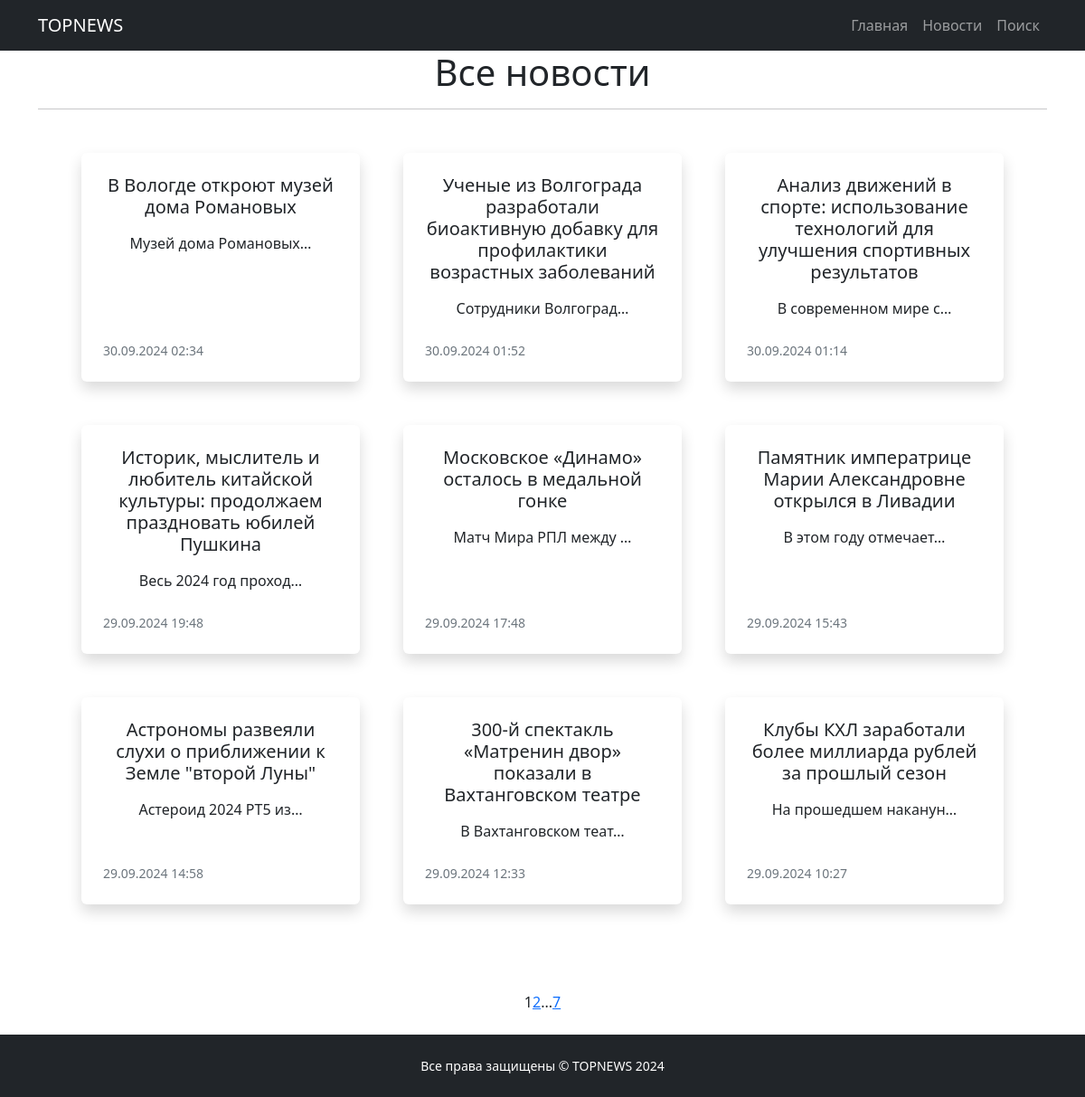
Page /news/ on the committed database.
### news_portal/models.py (models this page shows, shortened)
class Post(models.Model):
    author = models.ForeignKey(Author, on_delete = models.CASCADE)
    content_type = models.CharField(max_length = 1, choices = CONTENT_TYPES, default = article)
    creation_date = models.DateTimeField(auto_now_add = True)
    category = models.ManyToManyField(Category, through = 'PostCategory')
    title = models.CharField(max_length = 255)
    text = models.TextField()
    rating = models.FloatField(default = 0)

### news_portal/views.py (the view)
# urls.py: path('', PostsList.as_view(), name ='post_list'),
class PostsList(ListView):
    model = Post
    ordering = '-creation_date'
    template_name = 'posts.html'
    context_object_name = 'posts'
    paginate_by = 9

### news_portal/templatetags/custom_filters.py (called while the page is built)
@register.filter()
def censor(text):
    if isinstance(text, str):
        for word in bad_words:
            text = text.replace(word, word[0] + '*' * (len(word) - 1))
        return text
    else:
        raise TypeError("Фильтр censor() должен получить строку.")

### news_portal/templatetags/custom_tags.py (called while the page is built)
@register.simple_tag(takes_context=True)
def url_replace(context, **kwargs):
   d = context['request'].GET.copy()
   for k, v in kwargs.items():
       d[k] = v
   return d.urlencode()

### templates/posts.html (shortened to what this page needs)
{% extends 'flatpages/default.html' %}
{% load custom_filters %}
{% load custom_tags %}
{% block content %}
    <h1>Все новости</h1>
    <hr>
    <div class="container px-5 my-5">
        <div class="row gx-5">
            {% for post in posts %}
            <div class="col-lg-4 mb-5">
                <div class="card h-100 shadow border-0">
                    <div class="card-body p-4">
                        <a class="text-decoration-none link-dark stretched-link" href="/news/{{ post.id }}">
                            <h5 class="card-title mb-3">{{ post.title|censor }}</h5>
                        </a>
                        <p class="card-text mb-0">{{ post.text|truncatechars:21|censor }}</p>
                    </div>
                    <div class="card-footer p-4 pt-0 bg-transparent border-top-0">
                        <div class="d-flex align-items-end justify-content-between">
                            <div class="d-flex align-items-center">
                                <div class="small">
                                    <div class="text-muted">{{ post.creation_date|date:"d.m.Y H:i" }}</div>
                                </div>
                            </div>
                        </div>
                    </div>
                </div>
            </div>
            {% endfor %}
        </div>
    </div>
    <div class="d-flex justify-content-center mb-4">
        {{ page_obj.number }}
        {% if page_obj.has_next %}
            <a href="?{% url_replace page=page_obj.next_page_number %}">{{ page_obj.next_page_number }}</a>
            {% if paginator.num_pages != page_obj.next_page_number %}
                ...
                <a href="?{% url_replace page=page_obj.paginator.num_pages %}">{{ page_obj.paginator.num_pages }}</a>
            {% endif %}
        {% endif %}
    </div>
{% endblock content %}

### templates/flatpages/default.html (shortened to what this page needs)
<!DOCTYPE html>
<html lang="en">
    <head>
        {% load static %}
        <link href="{% static 'css/styles.css' %}" rel="stylesheet" />
    </head>
    <body>
        <nav class="navbar navbar-expand-lg navbar-dark bg-dark static-top">
            <div class="container">
                <a class="navbar-brand" href="/news">TOPNEWS</a>
                <div class="collapse navbar-collapse" id="navbarResponsive">
                    <ul class="navbar-nav ms-auto">
                        <li class="nav-item active">
                            <a class="nav-link" href="/news/">Главная</a>
                        </li>
                            <a class="nav-link" href="/news/">Новости</a>
                            <a class="nav-link" href="/news/search/">Поиск</a>
                    </ul>
                </div>
            </div>
         </nav>
        <div class="container">
            <div class="row">
                <div class="col-lg-12 text-center">
                    {% block content %}
                    {% endblock content %}
                </div>
            </div>
        </div>
        <footer class="bg-dark py-4 mt-auto">
            <div class="container px-5">
                <div class="row align-items-center justify-content-between flex-column flex-sm-row">
                    <div class="text-center">
                        <div class="col-auto"><div class="small m-0 text-white">Все права защищены &copy; TOPNEWS 2024</div></div>
                    </div>
                </div>
            </div>
        </footer>
    </body>
</html>

### rows in the picture
Post: title|censor "В Вологде откроют музей дома Романовых", text|censor "Музей дома Романовых…", creation_date "30.09.2024 02:34"
Post: title|censor "Ученые из Волгограда разработали биоактивную добавку для профилактики возрастных заболеваний", text|censor "Сотрудники Волгоград…", creation_date "30.09.2024 01:52"
Post: title|censor "Анализ движений в спорте: использование технологий для улучшения спортивных результатов", text|censor "В современном мире с…", creation_date "30.09.2024 01:14"
Post: title|censor "Историк, мыслитель и любитель китайской культуры: продолжаем праздновать юбилей Пушкина", text|censor "Весь 2024 год проход…", creation_date "29.09.2024 19:48"
Post: title|censor "Московское «Динамо» осталось в медальной гонке", text|censor "Матч Мира РПЛ между …", creation_date "29.09.2024 17:48"
Post: title|censor "Памятник императрице Марии Александровне открылся в Ливадии", text|censor "В этом году отмечает…", creation_date "29.09.2024 15:43"
Post: title|censor "Астрономы развеяли слухи о приближении к Земле \"второй Луны\"", text|censor "Астероид 2024 РТ5 из…", creation_date "29.09.2024 14:58"
Post: title|censor "300-й спектакль «Матренин двор» показали в Вахтанговском театре", text|censor "В Вахтанговском теат…", creation_date "29.09.2024 12:33"
Post: title|censor "Клубы КХЛ заработали более миллиарда рублей за прошлый сезон", text|censor "На прошедшем наканун…", creation_date "29.09.2024 10:27"

### other values in the picture
{{ page_obj.number }} "1"
{{ page_obj.next_page_number }} "2"
{{ page_obj.paginator.num_pages }} "7"
